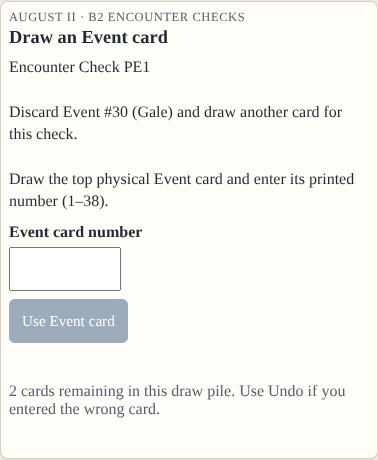
#> input picture audits/2026-11-19-v0.2.16-reaudit/evidence/browser/live-event-redraw.png, 378 x 460 px
$ python tools_grid.py ../../audits/2026-11-19-v0.2.16-reaudit/evidence/browser/live-event-redraw.png
#> lines starting #> are read from the running program, lines starting #| are printed output that depends on the picture
import sys, json
from PIL import Image
import numpy as np
COLS=[(142,237),(238,332),(333,427),(428,522),(523,617),(618,712),(713,810)]
ROWS=[(318,364),(370,416),(421,468),(473,519)]
def analyze(path):
    im=np.asarray(Image.open(path).convert('L')).astype(int)
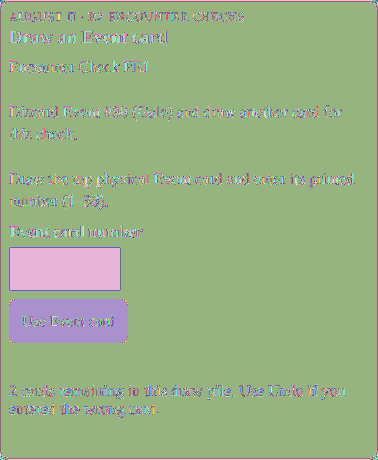
#> im: shape (460, 378) int64; 211 distinct labels, from 40 to 255; one colour per label, 0 black
    grid=[]
    for (y0,y1) in ROWS:
        row=[]
        for (x0,x1) in COLS:
            cell=im[y0+6:y1-6, x0+6:x1-6]
            dark=(cell<90).mean()
            row.append(round(float(dark),3))
        grid.append(row)
#> after the loop, grid = [[0, 0, 0, nan, nan, nan, nan], [0, 0, 0, nan, nan, nan, nan], [0, 0, 0, nan, nan, nan, nan], [nan, nan, nan, nan, nan, nan, nan]]
    return grid
if __name__=='__main__':
    for p in sys.argv[1:]:
        print(p, analyze(p))

$ run again, on audits/2026-11-19-v0.2.16-reaudit/evidence/browser/intelligence-return-refused.png
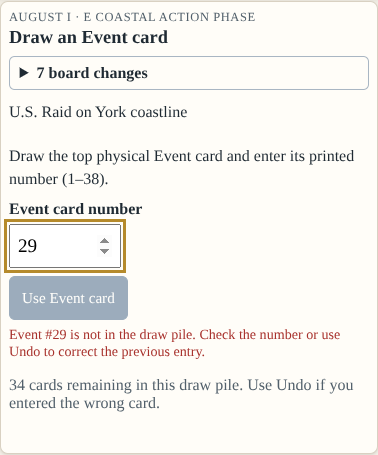
#> input picture audits/2026-11-19-v0.2.16-reaudit/evidence/browser/intelligence-return-refused.png, 378 x 455 px
#> in analyze, `im=np.asarray(Image.open(path).convert('L')).astype(int)`:
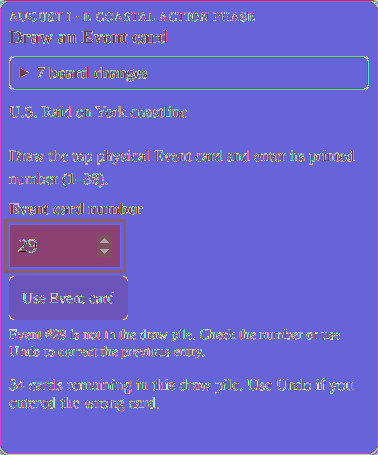
#> im: shape (455, 378) int64; 227 distinct labels, from 0 to 255; one colour per label, 0 black
#> after the loop in analyze, `for (y0,y1) in ROWS:`: grid = [[0.014, 0.007, 0, nan, nan, nan, nan], [0, 0, 0, nan, nan, nan, nan], [0, 0, 0, nan, nan, nan, nan], [nan, nan, nan, nan, nan, nan, nan]]

$ run again, on audits/2026-11-19-v0.2.16-reaudit/evidence/browser/undo-first-entry.png
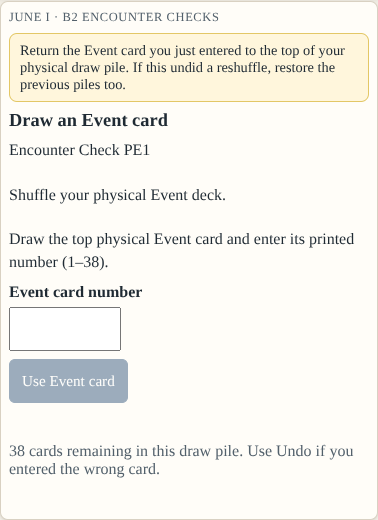
#> input picture audits/2026-11-19-v0.2.16-reaudit/evidence/browser/undo-first-entry.png, 378 x 520 px
#> in analyze, `im=np.asarray(Image.open(path).convert('L')).astype(int)`:
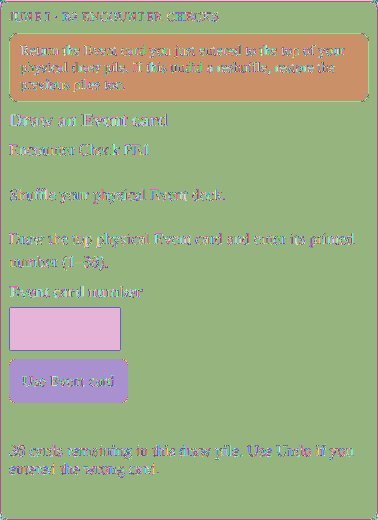
#> im: shape (520, 378) int64; 214 distinct labels, from 40 to 255; one colour per label, 0 black
#> after the loop in analyze, `for (y0,y1) in ROWS:`: grid = [[0, 0, 0, nan, nan, nan, nan], [0, 0, 0, nan, nan, nan, nan], [0, 0, 0, nan, nan, nan, nan], [0, 0, 0, nan, nan, nan, nan]]
